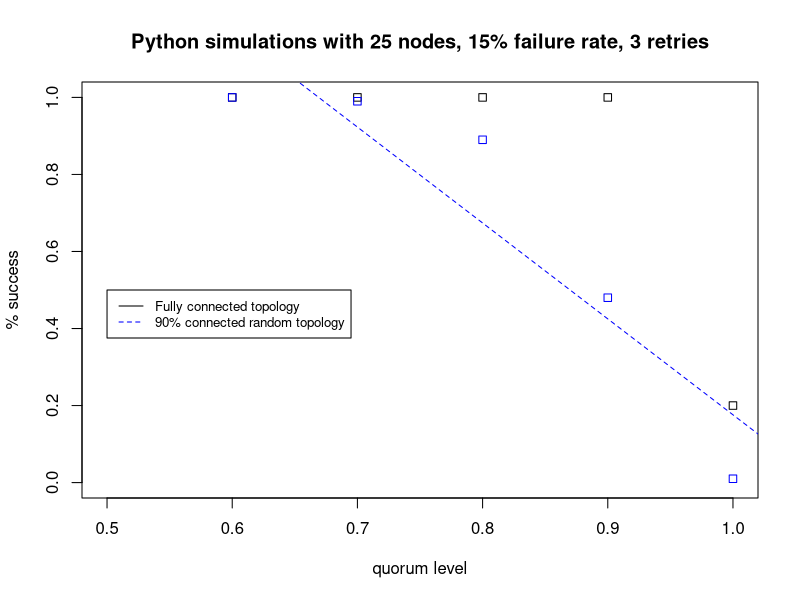

Write the R code that produced this figure.
x = c(1.0, 0.90, 0.80, 0.70, 0.60) # quorum levels
y0 = c(0.2, 1.0, 1.0, 1.0, 1.0)  # connected topology success rate
y1 = c(0.01, 0.48, 0.89, 0.99, 1.0) # random topology success rate

png('f15r3.png', width=800, height=600, pointsize=18)
plot(x,y0, xlab="quorum level", ylab="% success", main="Python simulations with 25 nodes, 15% failure rate, 3 retries", ylim=c(0,1), xlim=c(0.5, 1.0), pch=0)
points(x,y1, pch=0, col="blue")
#points(x,y3, col="blue", pch=0)

# fit a line to the points
myline.fit <- lm(y0 ~ x)
myline2.fit <-lm(y1 ~ x)
#myline3.fit <-lm(y3 ~ x)
# get information about the fit
#summary(myline.fit)

# draw the fit line on the plot
#abline(myline.fit)
abline(myline2.fit, col = "blue", lty=2)
#abline(myline3.fit, col = "blue")

legend(0.5, 0.5, legend=c("Fully connected topology", "90% connected random topology"),
       col=c("black", "blue"), lty=1:2, cex=0.8)
